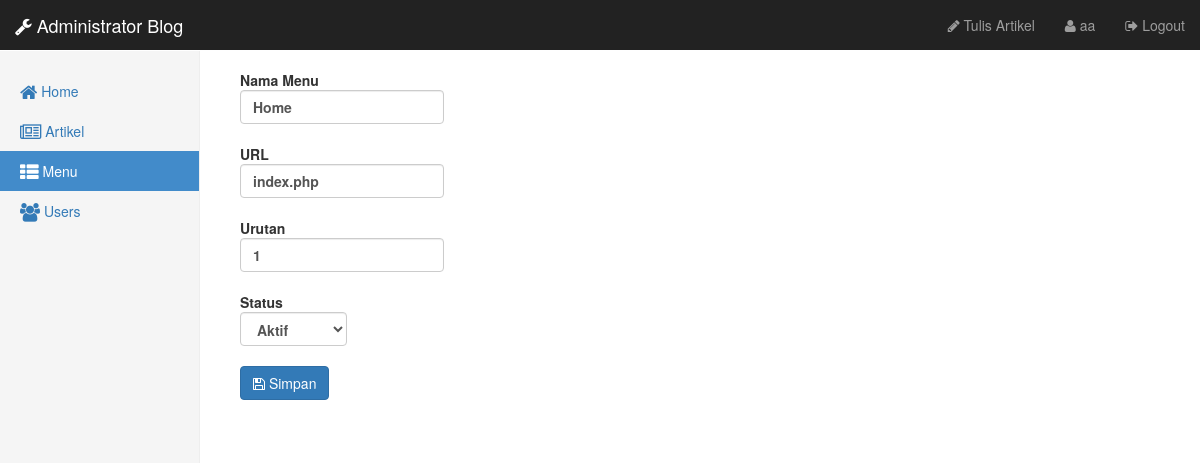
The app's page /admin/menu/edit_menu.php?id=1 (signed in) with its own data.
### tables this page shows
CREATE TABLE IF NOT EXISTS `menu` (
  `id` int(11) NOT NULL,
  `nama` varchar(32) NOT NULL,
  `url` varchar(32) NOT NULL,
  `urutan` int(11) NOT NULL,
  `status` enum('0','1') NOT NULL
);

### admin/menu/edit_menu.php (the view, shortened to what this page needs)
<?php
if(isset($_SESSION['username'])){
    if(isset($_GET['id']) && !empty($_GET['id'])){
        include('../../konektor.php');
        $id = $_GET["id"];
        $query = mysqli_query($koneksi, "SELECT * FROM menu WHERE id=$id");
        if(mysqli_num_rows($query) > 0){
            $mn = mysqli_fetch_assoc($query);
        } else {
            echo "<script>window.location = 'index.php'</script>";
        }
?>
<!DOCTYPE html>
<html lang="en">
<head>
    <link href="../../bootstrap/css/bootstrap.min.css" rel="stylesheet">
    <link href="../../bootstrap/css/style-admin.css" rel="stylesheet">
    <link href="../../font-awesome/css/font-awesome.css" rel="stylesheet">
  </head>
  <body>
    <nav><?php include('../navbar.php'); ?></nav>
    <div class="container-fluid">
      <div class="row">
          <aside>
              <?php include('aside.php'); ?>
          </aside>
          <section id="konten">
            <div class="col-sm-9 col-sm-offset-3 col-md-10 col-md-offset-2 main">
                <form class="form" action="" method="POST">
                    <div class="form-group">
                        <label for="nama">Nama Menu</nama>
                        <input type="text" name="nama" class="form-control" placeholder="Nama menu" required value="<?php echo $mn['nama']; ?>">
                    </div>
                    <div class="form-group">
                        <label for="url">URL</nama>
                        <input type="text" name="url" class="form-control" placeholder="Inputkan URL" required value="<?php echo $mn['url']; ?>">
                    </div>
                    <div class="form-group">
                        <label for="urutan">Urutan</nama>
                        <input type="number" name="urutan" class="form-control" placeholder="Urutan" required value="<?php echo $mn['urutan']; ?>">
                    </div>
                    <div class="form-group">
                        <label for="Status">Status</nama>
                        <select name="status" class="form-control">
                            <option value="1" <?php echo ($mn['status'] == 1) ? "selected":"" ?>>Aktif</option>
                        </select>
                    </div>
                    <div class="form-group">
                        <button type="submit" name="simpan" class="btn btn-primary"><i class="fa fa-save"></i> Simpan</button>
                    </div>
                </form>
            </div>
          </section>
      </div>
    </div>
  </body>
</html>
<?php
    } else {
    }
} else {
    header('location: ../login.php');
}
?>

### records on screen
menu: nama "Home", url "index.php", urutan "1", status "Aktif"

### other values on screen
$_SESSION['username'] "aa"
